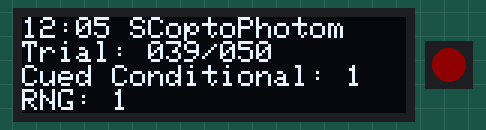
Simulated run of this sketch. Board: Arduino Uno, built for the host (arithmetic inside an expression is 32-bit, double 64-bit). Shown: 128×32 one-colour display, 1 RGB LEDs in strip order, left to right. Dim RGB values are drawn brighter than linear.

Above: at 0.7 s.

The sketch:

omniphotometrybox_LCD.ino
```cpp
#include <Adafruit_DotStar.h> // v1.2 doesn't work. Use v1.15
#include <SPI.h>
#include <Wire.h>
#include <Adafruit_GFX.h>
#include <Adafruit_SSD1306.h>
#include <Wire.h>

#define NUMPIXELS 1 // Number of LEDs in strip
#define DATAPIN 7
#define CLOCKPIN 8
Adafruit_DotStar strip = Adafruit_DotStar(NUMPIXELS, DATAPIN, CLOCKPIN, DOTSTAR_BGR);


#define SCREEN_WIDTH 128 // OLED display width, in pixels
#define SCREEN_HEIGHT 32 // OLED display height, in pixels

// Declaration for an SSD1306 display connected to I2C (SDA, SCL pins)
// The pins for I2C are defined by the Wire-library.
// On an arduino UNO:       A4(SDA), A5(SCL)
// On an arduino MEGA 2560: 20(SDA), 21(SCL)
// On an arduino LEONARDO:   2(SDA),  3(SCL), ...
#define OLED_RESET     4 // Reset pin # (or -1 if sharing Arduino reset pin)
#define SCREEN_ADDRESS 0x3C ///< See datasheet for Address; 0x3D for 128x64, 0x3C for 128x32
Adafruit_SSD1306 display(SCREEN_WIDTH, SCREEN_HEIGHT, &Wire, OLED_RESET);


// pin
const byte buttonpin = 3;

// What info do we want
/*
 * 1. First byte
 * 1.0 Pulsing - 1 bit
 * 1.1 Mode - 3 bits
 * 1.2 Scheduling on/off - 1 bit
 * 1.3 Preopto-opto-postopto - 3 bits
 *
 * 2. Second byte
 * itrial
 *
 * 3. Third byte
 * ntrial
 *
 * 4. Fourth byte
 * 4.0 Using RNG - 1 bit
 * 4.1 RNG pass - 1 bit
 * 4.2 Food pulses - 1 bit
 * 4.3 Food pulse conditional - 1 bit
 * 4.4 Use cue - 1 bit
 * 4.5 Animal got it - 1 bit
 *
 */
// =================== I2C ===================
byte m, n, o, p;

// First byte
bool pulsing;
bool tcpmode, optophotommode, samecoloroptomode;
bool usescheduler;
bool inpreopto;
bool inopto;
bool inpostopto;

// Second byte
byte itrain;

// Third byte
byte ntrain;

// Fourth byte
bool useRNG;
bool trainpass;
bool usefoodpulses;
bool foodttlconditional;
bool usebuzzcue;
bool inputttl;

// Screen
bool refresh;


// =================== Display ===================
/* 1. Time/STOP + Mode
 * 2. Scheduler off / Preopto / Trial / Postopto
 * 3. Behavior
 * 4. RNG
 */
char buffer[20];
byte minute = 12;
byte second = 5;

void setup() {
  Wire.begin();        // join i2c bus (address optional for master)

  // put your setup code here, to run once:
  // Oled Initilize
  display.begin(SSD1306_SWITCHCAPVCC, SCREEN_ADDRESS);
  delay(500); // Pause for 1 second

  // pinMode
  pinMode(buttonpin, INPUT_PULLUP);

  // onboard LED
  strip.begin(); // Initialize pins for output
  strip.setBrightness(30);
  strip.show();  // Turn all LEDs off ASAP

  // Force update
  refresh = true;

  // Debug
  m = 0;
  bitSet(m, 0);
  bitSet(m, 3);
  bitSet(m, 4);
  bitSet(m, 6);

  n = 39;
  o = 50;

  p = 0;
  bitSet(p, 0);
  bitSet(p, 1);
  bitSet(p, 2);
  bitSet(p, 3);
  bitSet(p, 4);
  bitSet(p, 5);

}

void loop() {
  // put your main code here, to run repeatedly:
  if (refresh){
    refresh = false;

    // LED
    ledswitch();

    // LCD
    parsei2c();
    updatelcd();


  }
}

// Oled prints
void rowprint(char t[], byte s){
  display.setTextSize(s);             // Draw 2X-scale text
  display.setTextColor(SSD1306_WHITE);
  display.print(F(t));

  display.display();
}

void rowprintln(char t[], byte s){
  display.setTextSize(s);             // Draw 2X-scale text
  display.setTextColor(SSD1306_WHITE);
  display.println(F(t));

  display.display();
}

void ledswitch(void){
  if (pulsing){
    if (inpreopto){
      strip.setPixelColor(0, 0x404000);
      strip.show();  // Turn all LEDs off ASAP
    }
    if (inopto){
      strip.setPixelColor(0, 0x008000);
      strip.show();  // Turn all LEDs off ASAP
    }
    if (inpostopto){
      strip.setPixelColor(0, 0x004040);
      strip.show();  // Turn all LEDs off ASAP
    }
  }
  else{
    strip.setPixelColor(0, 0x800000);
    strip.show();  // Turn all LEDs off ASAP
  }
}

void parsei2c(void){
  // First byte
  pulsing = bitRead(m, 0);
  tcpmode = bitRead(m, 1);
  optophotommode = bitRead(m, 2);
  samecoloroptomode = bitRead(m, 3);
  usescheduler = bitRead(m, 4);
  inpreopto = bitRead(m, 5);
  inopto = bitRead(m, 6);
  inpostopto  = bitRead(m, 7);

  // Second byte
  itrain = n;

  // Third byte
  ntrain = o;

  // Fourth byte
  useRNG = bitRead(p, 0);
  trainpass = bitRead(p, 1);
  usefoodpulses = bitRead(p, 2);
  foodttlconditional = bitRead(p, 3);
  usebuzzcue = bitRead(p, 4);
  inputttl = bitRead(p, 5);

}

void updatelcd(void){
  display.clearDisplay();
  display.setCursor(0, 0);

  /* 1. Time/STOP + Mode
   * 2. Scheduler off / Preopto / Trial / Postopto
   * 3. Behavior
   * 4. RNG
   */
  // First row
  if (pulsing){
    sprintf(buffer, "%02d:%02d", minute, second);
    rowprint(buffer, 1);
  }
  else{
    rowprint("[READY]", 1);
  }
  if (tcpmode){
    rowprintln(" TCP", 1);
  }
  else if (optophotommode){
    rowprintln(" OptoPhotom", 1);
  }
  else if (samecoloroptomode){
    rowprintln(" SCoptoPhotom", 1);
  }

  // Second row
  if (!usescheduler){
    rowprintln("No Scheduler", 1);
  }
  else if (inpreopto){
    rowprintln("PRE-Opto", 1);
  }
  else if (inpostopto){
    rowprintln("POST-Opto", 1);
  }
  else {
    sprintf(buffer, "Trial: %03d/%03d", itrain, ntrain);
    rowprintln(buffer, 1);
  }

  // Third row
  if (!usefoodpulses){
    rowprintln("No Behavior", 1);
  }
  else if (!foodttlconditional) {
    rowprintln("Pavlovian", 1);
  }
  else {
    // Conditional
    if (usebuzzcue){
      rowprint("Cued Conditional: ", 1);
    }
    else{
      rowprint("Conditional: ", 1);
    }
    sprintf(buffer, "%d", inputttl);
    rowprintln(buffer, 1);
  }

  // Fourth row
  if (!useRNG || !usescheduler){
    rowprintln("No RNG", 1);
  }
  else{
    sprintf(buffer, "RNG: %d", trainpass);
    rowprint(buffer, 1);
  }
}
```
